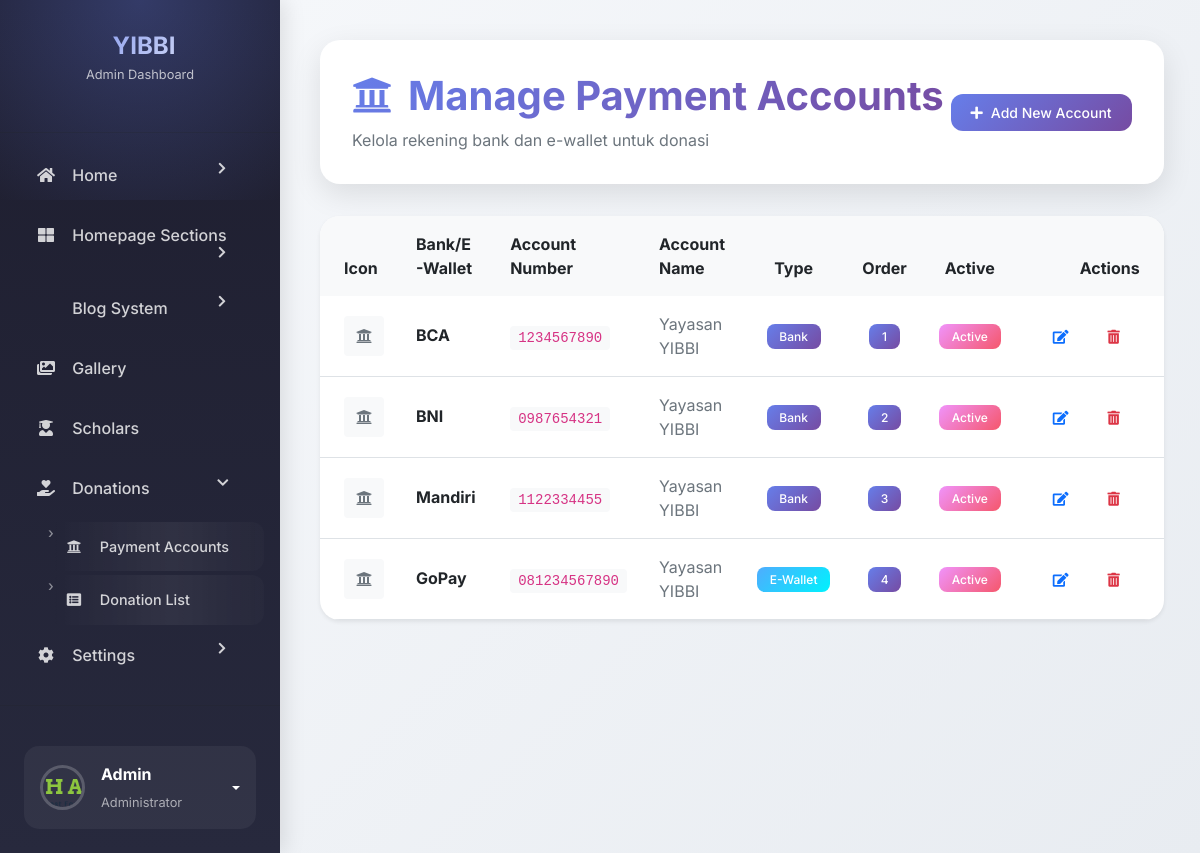
Screenshot of /admin/manage_payment_accounts.php (signed in) with the database file from the repository.
### tables this page shows
CREATE TABLE IF NOT EXISTS `payment_accounts` (
  `id` int(11) NOT NULL AUTO_INCREMENT,
  `bank_name` varchar(100) NOT NULL COMMENT 'Nama bank atau e-wallet (BCA, BNI, Mandiri, Gopay, dll)',
  `account_number` varchar(50) NOT NULL COMMENT 'Nomor rekening atau nomor e-wallet',
  `account_name` varchar(100) NOT NULL COMMENT 'Nama pemilik rekening',
  `account_type` enum('bank','ewallet') NOT NULL DEFAULT 'bank' COMMENT 'Jenis akun pembayaran',
  `icon` varchar(255) DEFAULT NULL COMMENT 'Path ke icon bank/ewallet',
  `display_order` int(11) DEFAULT 0 COMMENT 'Urutan tampilan',
  `is_active` tinyint(1) DEFAULT 1 COMMENT 'Status aktif',
  `created_at` datetime DEFAULT current_timestamp(),
  `updated_at` datetime DEFAULT current_timestamp() ON UPDATE current_timestamp(),
  PRIMARY KEY (`id`),
  KEY `display_order` (`display_order`),
  KEY `is_active` (`is_active`)
);

### admin/manage_payment_accounts.php (the view, shortened to what this page needs)
<?php
require_once 'auth_check.php';
include 'includes/header.php';
?>
<?php include 'includes/sidebar.php'; ?>
<main class="main-content">
    <div class="page-header-wrapper">
        <div class="d-flex justify-content-between flex-wrap flex-md-nowrap align-items-center">
            <div>
                <h1>
                    <i class="fas fa-university me-3"></i>Manage Payment Accounts
                </h1>
                <p class="text-muted mb-0 mt-2">Kelola rekening bank dan e-wallet untuk donasi</p>
            </div>
            <div class="btn-toolbar mb-2 mb-md-0">
                <button class="btn btn-sm btn-primary" data-bs-toggle="modal" data-bs-target="#addAccountModal">
                    <i class="fas fa-plus me-2"></i>Add New Account
                </button>
            </div>
        </div>
    </div>
    <div class="card border-0 shadow-sm mt-4">
        <div class="card-body p-0">
            <div class="table-responsive">
                <table class="table table-hover align-middle mb-0">
                    <thead class="bg-light">
                        <tr>
                            <th class="border-0 p-3 ps-4">Icon</th>
                            <th class="border-0 p-3">Bank/E-Wallet</th>
                            <th class="border-0 p-3">Account Number</th>
                            <th class="border-0 p-3">Account Name</th>
                            <th class="border-0 p-3 text-center">Type</th>
                            <th class="border-0 p-3 text-center">Order</th>
                            <th class="border-0 p-3 text-center">Active</th>
                            <th class="border-0 p-3 text-end pe-4">Actions</th>
                        </tr>
                    </thead>
                    <tbody>
                        <?php
                        $stmt = $pdo->query("SELECT * FROM payment_accounts ORDER BY display_order ASC, id DESC");
                        $accounts = $stmt->fetchAll();
                        if (count($accounts) > 0) {
                            foreach($accounts as $account) {
                                $isActive = $account['is_active'] == 1 ? '<span class="badge bg-success">Active</span>' : '<span class="badge bg-secondary">Inactive</span>';
                                $typeLabel = $account['account_type'] == 'bank' ? '<span class="badge bg-primary">Bank</span>' : '<span class="badge bg-info">E-Wallet</span>';
                                ?>
                                <tr>
                                    <td class="p-3 ps-4" style="width: 80px;">
                                        <?php if (!empty($account['icon'])): ?>
                                            <img src="../<?php echo htmlspecialchars($account['icon']); ?>" alt="Icon" class="img-fluid rounded" style="height: 40px; width: 40px; object-fit: contain;">
                                        <?php else: ?>
                                            <div class="bg-light rounded d-flex align-items-center justify-content-center" style="height: 40px; width: 40px;">
                                                <i class="fas fa-university text-muted"></i>
                                            </div>
                                        <?php endif; ?>
                                    </td>
                                    <td class="p-3">
                                        <h6 class="mb-0 fw-bold"><?php echo htmlspecialchars($account['bank_name']); ?></h6>
                                    </td>
                                    <td class="p-3">
                                        <code class="bg-light px-2 py-1 rounded"><?php echo htmlspecialchars($account['account_number']); ?></code>
                                    </td>
                                    <td class="p-3">
                                        <span class="text-muted"><?php echo htmlspecialchars($account['account_name']); ?></span>
                                    </td>
                                    <td class="p-3 text-center">
                                        <?php echo $typeLabel; ?>
                                    </td>
                                    <td class="p-3 text-center">
                                        <span class="badge bg-primary"><?php echo $account['display_order']; ?></span>
                                    </td>
                                    <td class="p-3 text-center">
                                        <?php echo $isActive; ?>
                                    </td>
                                    <td class="p-3 text-end pe-4">
                                        <div class="btn-group">
                                            <button type="button" class="btn btn-sm btn-outline-primary" data-bs-toggle="tooltip" title="Edit" onclick="editAccount(<?php echo $account['id']; ?>)">
                                                <i class="fas fa-edit"></i>
                                            </button>
                                            <button type="button" class="btn btn-sm btn-outline-danger" data-bs-toggle="tooltip" title="Delete" onclick="confirmDelete(<?php echo $account['id']; ?>)">
                                                <i class="fas fa-trash-alt"></i>
                                            </button>
                                        </div>
                                    </td>
                                </tr>
                                <?php
                            }
                        } else {
                            echo '<tr><td colspan="8" class="text-center p-5 text-muted">Belum ada rekening pembayaran. Silakan tambahkan rekening baru.</td></tr>';
                        }
                        ?>
                    </tbody>
                </table>
            </div>
        </div>
    </div>
</main>
<?php include 'includes/footer.php'; ?>

### admin/includes/header.php (style rules this page uses)
:root { --primary-gradient: linear-gradient(135deg, #667eea 0%, #764ba2 100%); --success-gradient: linear-gradient(135deg, #f093fb 0%, #f5576c 100%); --info-gradient: linear-gradient(135deg, #4facfe 0%, #00f2fe 100%); --warning-gradient: linear-gradient(135deg, #fa709a 0%, #fee140 100%); --danger-gradient: linear-gradient(135deg, #ee0979 0%, #ff6a00 100%); --dark-gradient: linear-gradient(135deg, #2c3e50 0%, #34495e 100%); --sidebar-bg: linear-gradient(180deg, #1e1e2f 0%, #27293d 100%); --card-shadow: 0 10px 30px rgba(0, 0, 0, 0.1); --card-hover-shadow: 0 15px 40px rgba(0, 0, 0, 0.15); }
* { font-family: 'Inter', sans-serif; }
body { display: flex; flex-wrap: nowrap; min-height: 100vh; overflow-x: hidden; background: linear-gradient(135deg, #f5f7fa 0%, #c3cfe2 100%); }
.main-content { flex-grow: 1; padding: 2.5rem; width: 100%; background: linear-gradient(135deg, #f5f7fa 0%, #e8ecf1 100%); }
.card { border: none; border-radius: 20px; box-shadow: var(--card-shadow); transition: all 0.3s cubic-bezier(0.25, 0.8, 0.25, 1); overflow: hidden; background: white; }
.card-body { padding: 1.5rem; }
.bg-primary { background: var(--primary-gradient) !important; }
.bg-success { background: var(--success-gradient) !important; }
.bg-info { background: var(--info-gradient) !important; }
.btn { border-radius: 12px; font-weight: 500; padding: 0.5rem 1.25rem; transition: all 0.3s ease; border: none; }
.btn-primary { background: var(--primary-gradient); }
.page-header-wrapper { background: white; border-radius: 20px; padding: 2rem; margin-bottom: 2rem; box-shadow: var(--card-shadow); }
.page-header-wrapper h1 { background: var(--primary-gradient); -webkit-background-clip: text; -webkit-text-fill-color: transparent; background-clip: text; font-weight: 700; margin: 0; }
.badge { border-radius: 8px; padding: 0.4rem 0.8rem; font-weight: 500; }

### rows the page displays
payment_accounts: bank_name "BCA", account_number "1234567890", account_name "Yayasan YIBBI", account_type "Bank", display_order "1", is_active "Active"
payment_accounts: bank_name "BNI", account_number "0987654321", account_name "Yayasan YIBBI", account_type "Bank", display_order "2", is_active "Active"
payment_accounts: bank_name "Mandiri", account_number "1122334455", account_name "Yayasan YIBBI", account_type "Bank", display_order "3", is_active "Active"
payment_accounts: bank_name "GoPay", account_number "081234567890", account_name "Yayasan YIBBI", account_type "E-Wallet", display_order "4", is_active "Active"
